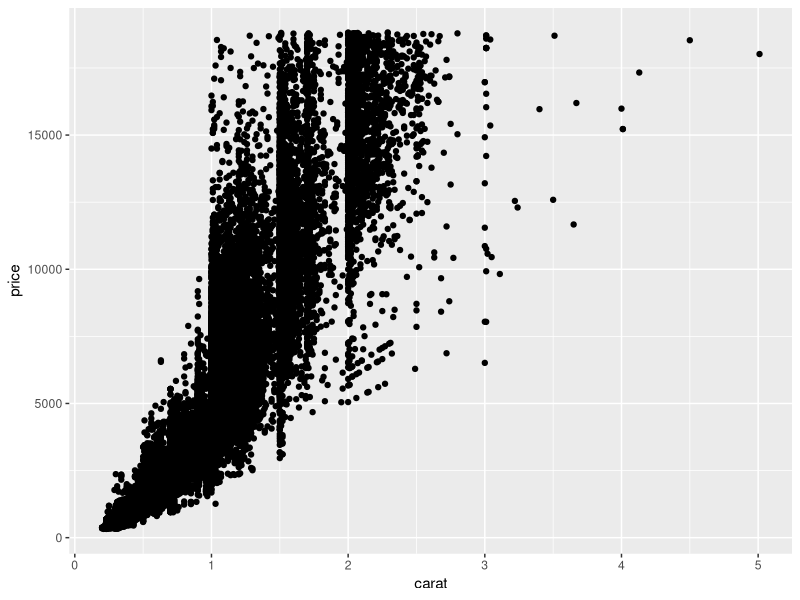
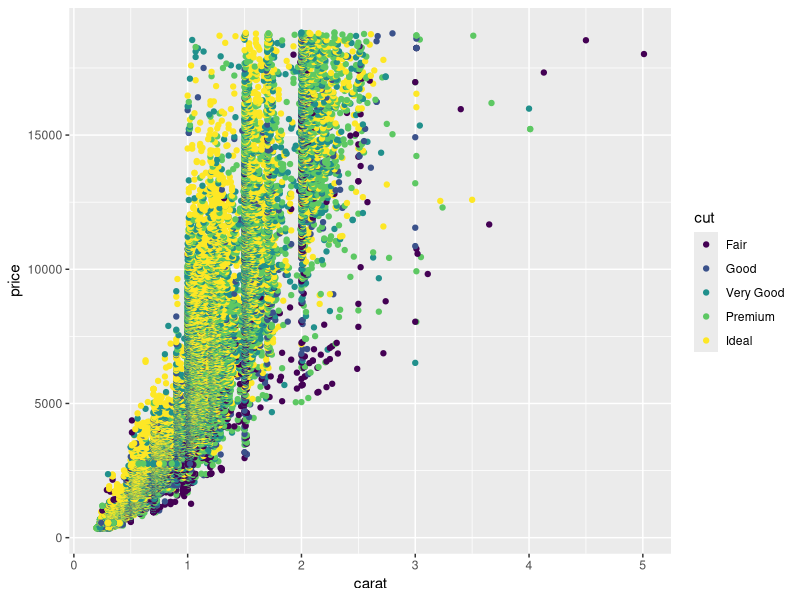
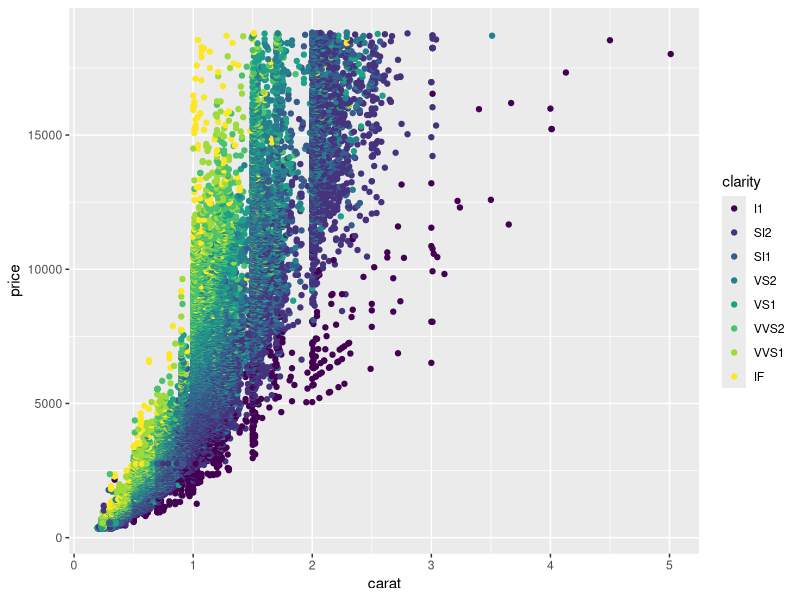
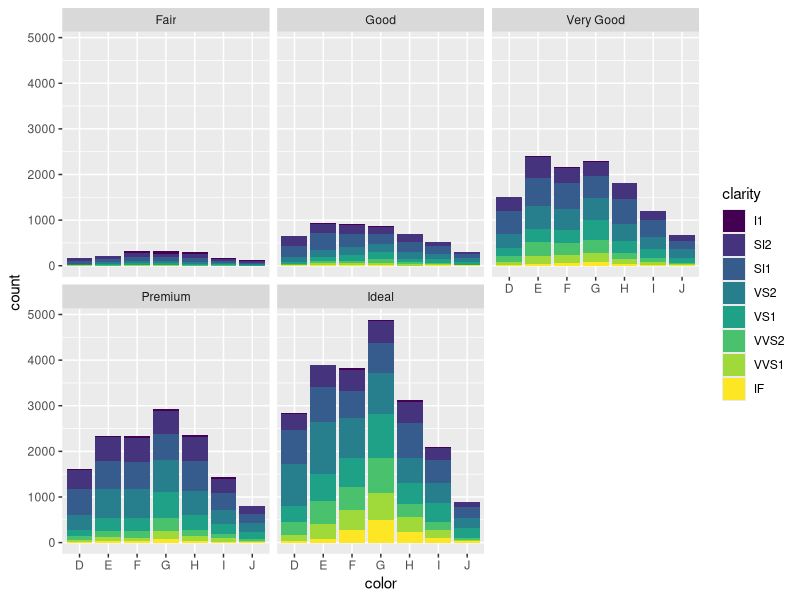

Here is the R script that generated these plots, in order:
## ---- chunk 1
### 1-
library(tidyverse)
diamonds

## ---- chunk 2
### 2-

ggplot(data = diamonds) + geom_point(mapping = aes(x=carat ,y=price))


## ---- chunk 3
### 3-

ggplot(data = diamonds) + geom_point(mapping = aes(x=carat ,y=price, color=cut))


## ---- chunk 4
### 4-

ggplot(data = diamonds) + geom_point(mapping = aes(x=carat ,y=price, color=clarity))

## ---- chunk 5
### 5-

ggplot(data = diamonds) + geom_bar(mapping = aes(x=color, fill=clarity), ) + facet_wrap(~cut)


